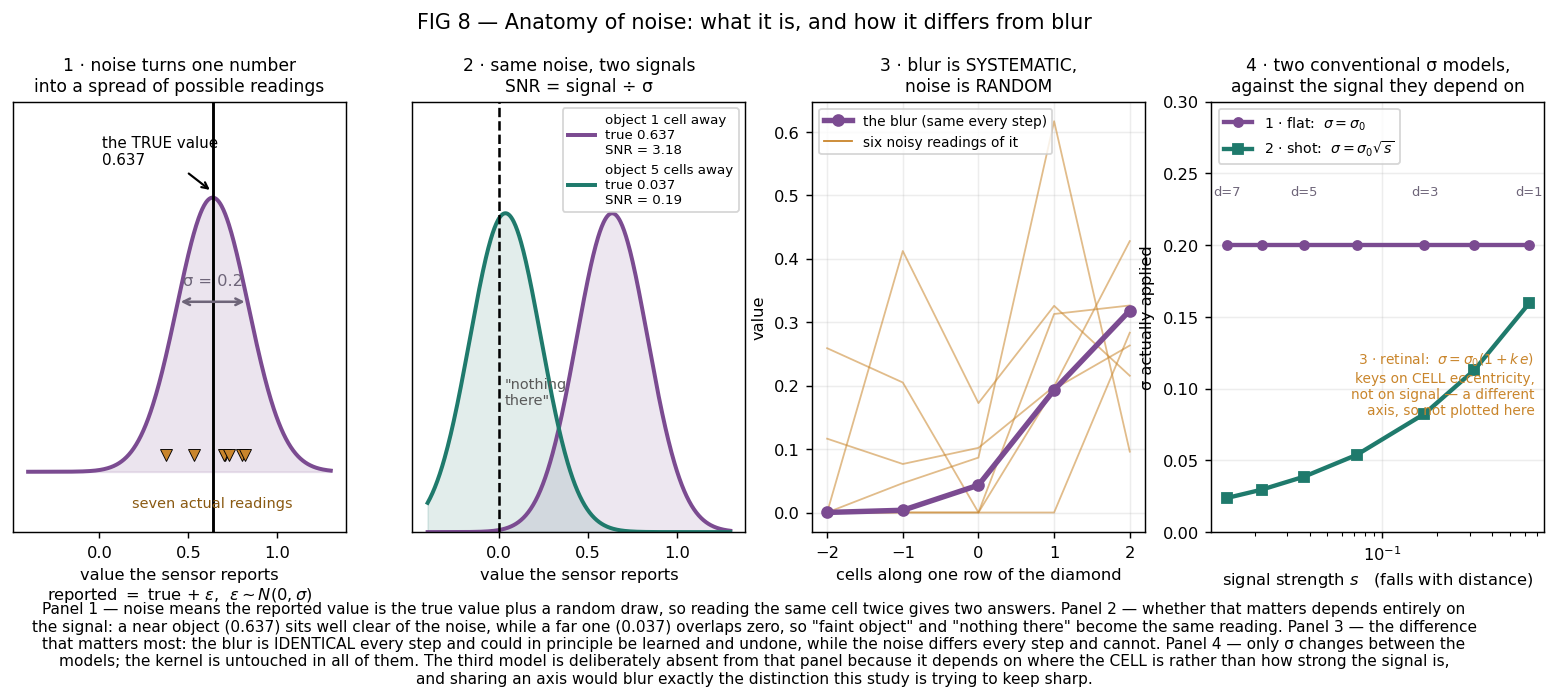

Generate this figure with Python:
"""FIG 8 — Anatomy of noise: what it is, what SNR means, how it differs from
blur, and the three conventional ways to scale it. Built up from first
principles the way FIG 0 does for the kernel, landing on real sensor numbers."""
import os, sys
os.environ.setdefault('JAX_PLATFORMS', 'cpu')
_ROOT = os.path.abspath(os.path.join(os.path.dirname(__file__), *(['..'] * 5)))
sys.path.insert(0, _ROOT); os.chdir(_ROOT)
_OUT = os.path.dirname(os.path.abspath(__file__))
import matplotlib; matplotlib.use('Agg')
import matplotlib.pyplot as plt
import numpy as np, jax.numpy as jnp
from src.utils.config import Config
from src.environment.config_loader import load_env_config, load_env_params
from src.environment.sensor import _psf_weights, get_visual_offsets

plt.rcParams.update({'figure.dpi': 130, 'font.size': 9, 'savefig.bbox': 'tight',
                     'savefig.facecolor': 'white'})
PLUM, AMBER, TEAL, GREY = '#7b4b91', '#c9852b', '#1f7a6c', '#6e6579'
SIG = 0.2

d = load_env_config('configs/environment/default.yaml').to_dict()
d['sensory'].update(visual_sensor_range=2, visual_blur_enabled=True)
p = load_env_params(Config(d))
agent = jnp.array([5, 5]); cells = agent + get_visual_offsets(2)
peak = lambda dist: float(np.asarray(
    _psf_weights(cells, jnp.array([[5 - dist, 5]], dtype=jnp.float32), agent, p)).max())

NEAR, FAR = peak(1), peak(5)
fig, axes = plt.subplots(1, 4, figsize=(15.2, 4.3))

# ---- 1. what noise does to a single number ---------------------------------
ax = axes[0]
x = np.linspace(-0.4, 1.3, 500)
ax.plot(x, np.exp(-((x - NEAR) ** 2) / (2 * SIG ** 2)), color=PLUM, lw=2.2)
ax.fill_between(x, np.exp(-((x - NEAR) ** 2) / (2 * SIG ** 2)), color=PLUM, alpha=.15)
ax.axvline(NEAR, color='black', lw=1.6)
ax.annotate(f'the TRUE value\n{NEAR:.3f}', xy=(NEAR, 1.02), xytext=(NEAR - 0.62, 1.12),
            fontsize=8.4, arrowprops=dict(arrowstyle='->', lw=1.2))
rng = np.random.default_rng(1)
for v in NEAR + rng.normal(0, SIG, 7):
    ax.plot(v, 0.06, 'v', ms=7, mfc=AMBER, mec='black', mew=.5)
ax.text(NEAR, -0.13, 'seven actual readings', ha='center', fontsize=8, color='#8a5a12')
ax.annotate('', xy=(NEAR - SIG, 0.62), xytext=(NEAR + SIG, 0.62),
            arrowprops=dict(arrowstyle='<->', color=GREY, lw=1.4))
ax.text(NEAR, 0.68, 'σ = 0.2', ha='center', fontsize=9, color=GREY)
ax.set_ylim(-0.22, 1.35); ax.set_yticks([])
ax.set_xlabel('value the sensor reports\n'
              r'reported $=$ true $+\ \varepsilon$,  $\varepsilon \sim N(0,\sigma)$')
ax.set_title('1 · noise turns one number\ninto a spread of possible readings', fontsize=9.5)


# ---- 2. same noise, two signals -> SNR -------------------------------------
ax = axes[1]
for val, col, lab in ((NEAR, PLUM, f'object 1 cell away\ntrue {NEAR:.3f}'),
                      (FAR, TEAL, f'object 5 cells away\ntrue {FAR:.3f}')):
    y = np.exp(-((x - val) ** 2) / (2 * SIG ** 2))
    ax.plot(x, y, color=col, lw=2.2, label=f'{lab}\nSNR = {val/SIG:.2f}')
    ax.fill_between(x, y, color=col, alpha=.13)
ax.axvline(0, color='black', lw=1.4, ls='--')
ax.text(0.03, 0.40, '"nothing\nthere"', fontsize=8.0, color='0.35')
ax.set_ylim(0, 1.35); ax.set_yticks([]); ax.legend(fontsize=7.4, loc='upper right')
ax.set_xlabel('value the sensor reports')
ax.set_title('2 · same noise, two signals\nSNR = signal ÷ σ', fontsize=9.5)


# ---- 3. blur is systematic, noise is random --------------------------------
ax = axes[2]
offs = np.asarray(get_visual_offsets(2))
row = np.array([i for i, (r, c) in enumerate(offs) if r == 0])
order = row[np.argsort(offs[row][:, 1])]
clean = np.asarray(_psf_weights(cells, jnp.array([[5, 7]], dtype=jnp.float32), agent, p))[:, 0]
xs = offs[order][:, 1]
for k in range(6):
    ax.plot(xs, np.clip(clean[order] + rng.normal(0, SIG, len(order)), 0, None),
            color=AMBER, lw=1, alpha=.55)
ax.plot(xs, clean[order], color=PLUM, lw=3, marker='o', ms=6, label='the blur (same every step)')
ax.plot([], [], color=AMBER, lw=1, label='six noisy readings of it')
ax.set_xticks(xs); ax.set_xlabel('cells along one row of the diamond')
ax.set_ylabel('value'); ax.legend(fontsize=7.6); ax.grid(alpha=.22)
ax.set_title('3 · blur is SYSTEMATIC,\nnoise is RANDOM', fontsize=9.5)

# ---- 4. sigma models, each against the variable it actually uses ----------
ax = axes[3]
ds = np.arange(1, 8); sig = np.array([peak(x) for x in ds])
ax.plot(sig, np.full_like(sig, SIG), color=PLUM, lw=2.4, marker='o', ms=5,
        label=r'1 · flat:  $\sigma=\sigma_0$')
ax.plot(sig, SIG * np.sqrt(np.maximum(sig, 1e-9)), color=TEAL, lw=2.4, marker='s', ms=5,
        label=r'2 · shot:  $\sigma=\sigma_0\sqrt{s}$')
for xv, dv in zip(sig, ds):
    if dv in (1, 3, 5, 7):
        ax.annotate(f'd={dv}', xy=(xv, SIG), xytext=(xv, SIG + 0.035),
                    fontsize=7.2, ha='center', color=GREY)
ax.set_xscale('log')
ax.set_xlabel('signal strength $s$   (falls with distance)')
ax.set_ylabel('σ actually applied'); ax.set_ylim(0, 0.30)
ax.legend(fontsize=7.8, loc='upper left'); ax.grid(alpha=.22)
ax.text(0.97, 0.42, r'3 · retinal:  $\sigma=\sigma_0(1+k\,e)$' '\n'
        'keys on CELL eccentricity,\nnot on signal — a different\naxis, so not plotted here',
        transform=ax.transAxes, fontsize=7.6, color=AMBER, va='top', ha='right')
ax.set_title('4 · two conventional σ models,\nagainst the signal they depend on', fontsize=9.5)

fig.suptitle('FIG 8 — Anatomy of noise: what it is, and how it differs from blur', fontsize=11.5, y=1.04)
fig.text(.5, -.16,
         'Panel 1 — noise means the reported value is the true value plus a random draw, so reading the same cell twice gives two answers. Panel 2 — whether that matters depends '
         'entirely on\nthe signal: a near object (0.637) sits well clear of the noise, while a far one (0.037) overlaps zero, so "faint object" and "nothing there" become the same reading. '
         'Panel 3 — the difference\nthat matters most: the blur is IDENTICAL every step and could in principle be learned and undone, while the noise differs every step and cannot. '
         'Panel 4 — only σ changes between the\nmodels; the kernel is untouched in all of them. The third model is deliberately absent from that panel because it depends on where the CELL '
         'is rather than how strong the signal is,\nand sharing an axis would blur exactly the distinction this study is trying to keep sharp.',
         ha='center', fontsize=8.5)
fig.savefig(os.path.join(_OUT, 'fig8_noise_anatomy.png')); print('ok fig8')
